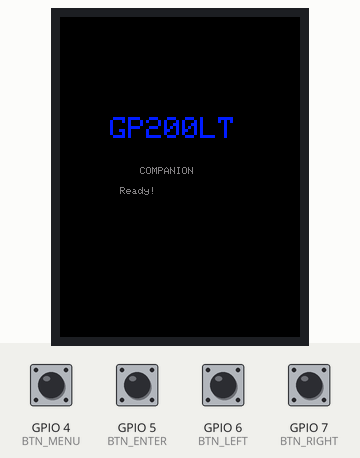
Simulated run of this program. Board: ESP32-S3. Shown: 240×320 colour display. The inputs (shaded band) are chosen by the test bench; at power-on: GPIO 4 (BTN_MENU), GPIO 5 (BTN_ENTER), GPIO 6 (BTN_LEFT), GPIO 7 (BTN_RIGHT) HIGH. MIDI output is not drawn; what the program prints to the serial monitor is not drawn.

Above: at 2.8 s.
At 5.9 s:
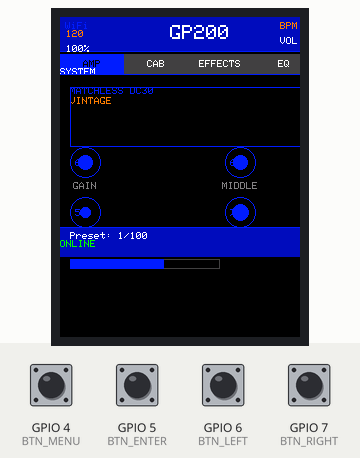
6.0 s: GPIO 4 (BTN_MENU) pulled LOW for 1 s
At 7.4 s:
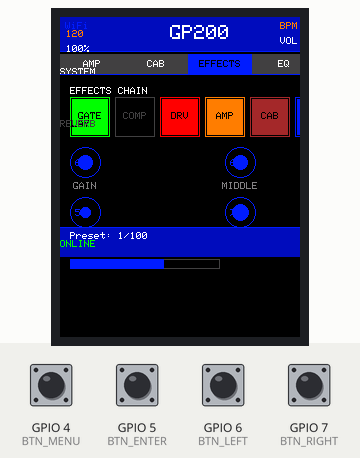
8.5 s: GPIO 4 (BTN_MENU) pulled LOW for 0.15 s
At 9.1 s:
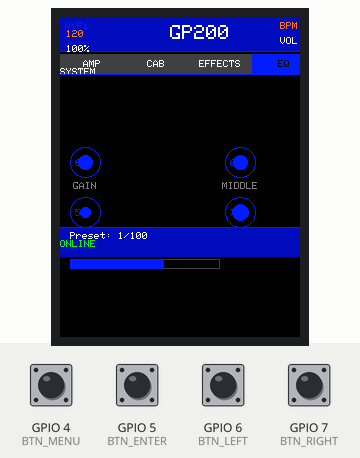
11.6 s: GPIO 7 (BTN_RIGHT) pulled LOW for 0.15 s
14.7 s: GPIO 7 (BTN_RIGHT) pulled LOW for 1 s
21.8 s: GPIO 6 (BTN_LEFT) pulled LOW for 0.15 s
Timing chart, 0 to 24.8 s (numbered marks = the images above; inputs shaded):
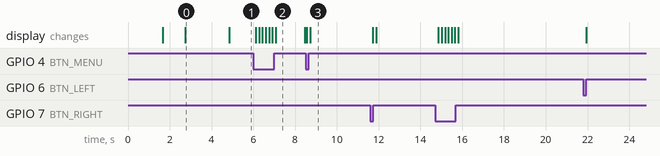

Measured:
- after the input at 6.0 s, the display: first changes after 0.12 s (image 2 shows a later state)
- after the input at 8.5 s, the display: first differs from a run without the input after 0.23 s (image 3)
- what the display in image 0 shows lasts 2.1 s, from 2.7 s to 4.8 s
- what the display in image 2 shows lasts 1.4 s, from 7.1 s to 8.5 s

The program:

main.cpp
```cpp
#include <Arduino.h>
#include <SPI.h>
#include <Adafruit_GFX.h>
#include <Adafruit_ILI9341.h>
#include <MIDI.h>
#include "config.h"

// ============================================================================
// INSTÂNCIAS
// ============================================================================
Adafruit_ILI9341 display = Adafruit_ILI9341(TFT_CS, TFT_DC, TFT_MOSI, TFT_CLK, TFT_RST, TFT_MISO);
MIDI_CREATE_INSTANCE(HardwareSerial, Serial1, MIDI);

// ============================================================================
// ESTRUTURA DE DADOS
// ============================================================================
struct EffectSlot {
  const char* name;
  uint16_t color;
  bool active;
  int x, y, width, height;
};

struct UIState {
  uint8_t currentPreset;
  uint8_t currentTab;  // 0=AMP, 1=CAB, 2=EFFECTS, 3=EQ, 4=SYSTEM
  uint8_t volume;
  uint8_t gain;
  uint8_t bass;
  uint8_t middle;
  uint8_t treble;
  uint8_t level;
  uint8_t bpm;
  bool connected;
  unsigned long lastUpdate;
};

UIState uiState = {0, 0, 100, 65, 50, 60, 70, 80, 120, true, 0};

// Chain de efeitos
EffectSlot effectChain[] = {
  {"GATE", COLOR_EFFECT_GATE, true, 10, 80, 40, 40},
  {"COMP", COLOR_EFFECT_COMP, false, 55, 80, 40, 40},
  {"DRV", COLOR_EFFECT_DRV, true, 100, 80, 40, 40},
  {"AMP", COLOR_EFFECT_AMP, true, 145, 80, 40, 40},
  {"CAB", COLOR_EFFECT_CAB, true, 190, 80, 40, 40},
  {"DELAY", COLOR_EFFECT_DELAY, true, 235, 80, 40, 40},
  {"REVERB", COLOR_EFFECT_REVERB, false, 280, 80, 40, 40}
};

const int numEffects = sizeof(effectChain) / sizeof(EffectSlot);

// ============================================================================
// PROTÓTIPOS
// ============================================================================
void initDisplay();
void initMIDI();
void initButtons();
void updateDisplay();
void drawHeader();
void drawTabs();
void drawAmpTab();
void drawEffectsChain();
void drawParameterPanel();
void drawFooter();
void handleButtons();
void sendProgramChange(uint8_t preset);
void sendControlChange(uint8_t controller, uint8_t value);
void drawBox(int x, int y, int w, int h, uint16_t color, const char* text);
void drawKnob(int x, int y, int size, uint8_t value, const char* label);

// ============================================================================
// SETUP
// ============================================================================
void setup() {
  Serial.begin(115200);
  delay(1000);

  Serial.println("\n\n╔════════════════════════════════════════╗");
  Serial.println("║   VALETON GP200LT CONTROLLER v1.0    ║");
  Serial.println("║      Display: ILI9341 (320x240)      ║");
  Serial.println("╚════════════════════════════════════════╝\n");

  initButtons();
  initDisplay();
  initMIDI();

  Serial.println("✓ System Ready!");
}

// ============================================================================
// LOOP PRINCIPAL
// ============================================================================
void loop() {
  handleButtons();

  if (MIDI.read()) {
    midi::MidiType cmd = MIDI.getType();
    uint8_t data1 = MIDI.getData1();
    uint8_t data2 = MIDI.getData2();

    Serial.printf("MIDI IN: Type=%d, Data1=%d, Data2=%d\n", cmd, data1, data2);
  }

  if (millis() - uiState.lastUpdate >= DISPLAY_UPDATE_RATE) {
    updateDisplay();
    uiState.lastUpdate = millis();
  }

  delay(10);
}

// ============================================================================
// INICIALIZAÇÃO DISPLAY
// ============================================================================
void initDisplay() {
  Serial.println("Initializing display...");

  // Resetar pino RST
  pinMode(TFT_RST, OUTPUT);
  digitalWrite(TFT_RST, HIGH);
  delay(100);
  digitalWrite(TFT_RST, LOW);
  delay(100);
  digitalWrite(TFT_RST, HIGH);
  delay(200);

  Serial.println("RST pulse complete");

  // Inicializar SPI
  SPI.begin(TFT_CLK, TFT_MISO, TFT_MOSI);
  Serial.println("SPI started");

  // Inicializar display
  display.begin();
  Serial.println("Display initialized");

  display.setRotation(0);
  display.fillScreen(COLOR_BG);

  // Teste de cor - desenhar quadrado ciano
  display.fillRect(0, 0, 50, 50, COLOR_ACCENT);
  Serial.println("Drew test rectangle");

  delay(1000);

  // Tela de splash
  display.fillScreen(COLOR_BG);

  display.setTextColor(COLOR_ACCENT);
  display.setTextSize(3);
  display.setCursor(50, 100);
  display.println("GP200LT");

  display.setTextSize(1);
  display.setTextColor(COLOR_TEXT_DIM);
  display.setCursor(80, 150);
  display.println("COMPANION");

  display.setCursor(60, 170);
  display.println("Ready!");

  delay(2000);

  Serial.println("✓ Display initialized");
}

// ============================================================================
// INICIALIZAÇÃO MIDI
// ============================================================================
void initMIDI() {
  MIDI.begin(MIDI_CHANNEL_OMNI);
  Serial.println("✓ MIDI initialized on Serial1");
}

// ============================================================================
// INICIALIZAÇÃO BOTÕES
// ============================================================================
void initButtons() {
  pinMode(BTN_LEFT, INPUT_PULLUP);
  pinMode(BTN_RIGHT, INPUT_PULLUP);
  pinMode(BTN_ENTER, INPUT_PULLUP);
  pinMode(BTN_MENU, INPUT_PULLUP);

  Serial.println("✓ Buttons initialized");
}

// ============================================================================
// ATUALIZA DISPLAY COMPLETO
// ============================================================================
void updateDisplay() {
  display.fillScreen(COLOR_BG);

  drawHeader();
  drawTabs();

  switch(uiState.currentTab) {
    case 0: drawAmpTab(); break;
    case 1: break; // CAB Tab
    case 2: drawEffectsChain(); break;
    case 3: break; // EQ Tab
    case 4: break; // SYSTEM Tab
  }

  drawParameterPanel();
  drawFooter();
}

// ============================================================================
// DESENHA CABEÇALHO
// ============================================================================
void drawHeader() {
  // Fundo do header
  display.fillRect(0, 0, SCREEN_WIDTH, HEADER_HEIGHT, COLOR_ACCENT_DARK);
  display.drawFastHLine(0, HEADER_HEIGHT - 1, SCREEN_WIDTH, COLOR_ACCENT);

  // WiFi Icon
  display.setTextColor(COLOR_ACCENT);
  display.setTextSize(1);
  display.setCursor(5, 5);
  display.print("WiFi");

  // Título central
  display.setTextColor(COLOR_TEXT);
  display.setTextSize(2);
  display.setCursor(110, 8);
  display.print("GP200");

  // BPM
  display.setTextColor(COLOR_WARN);
  display.setTextSize(1);
  display.setCursor(220, 5);
  display.printf("BPM %d", uiState.bpm);

  // Volume
  display.setTextColor(COLOR_TEXT);
  display.setCursor(220, 20);
  display.printf("VOL %d%%", uiState.volume);
}

// ============================================================================
// DESENHA ABAS (TABS)
// ============================================================================
void drawTabs() {
  const char* tabs[] = {"AMP", "CAB", "EFFECTS", "EQ", "SYSTEM"};
  int tabWidth = SCREEN_WIDTH / 5;
  int tabY = HEADER_HEIGHT + 2;

  for (int i = 0; i < 5; i++) {
    uint16_t bgColor = (i == uiState.currentTab) ? COLOR_ACCENT : COLOR_INACTIVE;
    uint16_t textColor = (i == uiState.currentTab) ? COLOR_BG : COLOR_TEXT;

    display.fillRect(i * tabWidth, tabY, tabWidth, 20, bgColor);
    display.setTextColor(textColor);
    display.setTextSize(1);

    int textLen = strlen(tabs[i]) * 6;
    int x = (i * tabWidth) + (tabWidth - textLen) / 2;
    display.setCursor(x, tabY + 6);
    display.print(tabs[i]);
  }

  // Linha divisória
  display.drawFastHLine(0, tabY + 20, SCREEN_WIDTH, COLOR_ACCENT);
}

// ============================================================================
// ABA AMP
// ============================================================================
void drawAmpTab() {
  // Seção título
  display.setTextColor(COLOR_ACCENT);
  display.setTextSize(1);
  display.setCursor(10, 70);
  display.println("MATCHLESS DC30");

  display.setTextColor(COLOR_WARN);
  display.setCursor(10, 80);
  display.println("VINTAGE");

  // Área de efeitos/chain (simplificado)
  display.drawRect(10, 70, 300, 60, COLOR_ACCENT);
}

// ============================================================================
// DESENHA CADEIA DE EFEITOS
// ============================================================================
void drawEffectsChain() {
  display.setTextColor(COLOR_TEXT);
  display.setTextSize(1);
  display.setCursor(10, 70);
  display.println("EFFECTS CHAIN");

  // Desenha cada efeito
  for (int i = 0; i < numEffects; i++) {
    EffectSlot* effect = &effectChain[i];

    uint16_t boxColor = effect->active ? effect->color : COLOR_INACTIVE;

    // Box do efeito
    display.drawRect(effect->x, effect->y, effect->width, effect->height, boxColor);

    if (effect->active) {
      display.fillRect(effect->x + 2, effect->y + 2,
                       effect->width - 4, effect->height - 4, boxColor);
      display.setTextColor(COLOR_BG);
    } else {
      display.setTextColor(boxColor);
    }

    // Nome do efeito
    display.setTextSize(1);
    int nameLen = strlen(effect->name) * 6;
    int textX = effect->x + (effect->width - nameLen) / 2;
    display.setCursor(textX, effect->y + 15);
    display.print(effect->name);
  }
}

// ============================================================================
// PAINEL DE PARÂMETROS
// ============================================================================
void drawParameterPanel() {
  int panelY = 130;
  int col1X = 10;
  int col2X = 165;
  int knobSize = 30;
  int spacing = 50;

  // Coluna esquerda
  drawKnob(col1X, panelY, knobSize, uiState.gain, "GAIN");
  drawKnob(col1X, panelY + spacing, knobSize, uiState.bass, "BASS");

  // Coluna direita
  drawKnob(col2X, panelY, knobSize, uiState.middle, "MIDDLE");
  drawKnob(col2X, panelY + spacing, knobSize, uiState.treble, "TREBLE");

  // Parâmetros inferiores
  int bottomY = panelY + spacing + spacing;
  display.setTextColor(COLOR_TEXT);
  display.setTextSize(1);

  // Level
  display.setCursor(10, bottomY);
  display.printf("LEVEL: %d", uiState.level);
  display.drawRect(10, bottomY + 12, 150, 10, COLOR_INACTIVE);
  display.fillRect(10, bottomY + 12, (uiState.level * 150) / 127, 10, COLOR_ACCENT);
}

// ============================================================================
// DESENHA KNOB (BOTÃO ROTATIVO)
// ============================================================================
void drawKnob(int x, int y, int size, uint8_t value, const char* label) {
  // Círculo externo
  display.drawCircle(x + size/2, y + size/2, size/2, COLOR_ACCENT);

  // Preenchimento do valor
  int fillSize = (size * value) / 127;
  display.fillCircle(x + size/2, y + size/2, fillSize/2, COLOR_ACCENT);

  // Rótulo
  display.setTextColor(COLOR_TEXT_DIM);
  display.setTextSize(1);
  int labelLen = strlen(label) * 6;
  display.setCursor(x + size/2 - labelLen/2, y + size + 5);
  display.print(label);

  // Valor
  display.setTextColor(COLOR_ACCENT);
  display.setCursor(x + size/2 - 10, y + size/2 - 3);
  display.printf("%d", value);
}

// ============================================================================
// RODAPÉ
// ============================================================================
void drawFooter() {
  int footerY = SCREEN_HEIGHT - FOOTER_HEIGHT;

  // Fundo
  display.fillRect(0, footerY, SCREEN_WIDTH, FOOTER_HEIGHT, COLOR_ACCENT_DARK);
  display.drawFastHLine(0, footerY, SCREEN_WIDTH, COLOR_ACCENT);

  // Informações
  display.setTextColor(COLOR_TEXT);
  display.setTextSize(1);
  display.setCursor(10, footerY + 5);
  display.printf("Preset: %d/%d", uiState.currentPreset + 1, PRESET_MAX + 1);

  // Status conexão
  uint16_t statusColor = uiState.connected ? COLOR_SUCCESS : COLOR_DANGER;
  display.setTextColor(statusColor);
  display.setCursor(280, footerY + 5);
  display.print(uiState.connected ? "ONLINE" : "OFFLINE");
}

// ============================================================================
// BOX GENÉRICO
// ============================================================================
void drawBox(int x, int y, int w, int h, uint16_t color, const char* text) {
  display.drawRect(x, y, w, h, color);
  display.setTextColor(color);
  display.setTextSize(1);

  int textLen = strlen(text) * 6;
  int textX = x + (w - textLen) / 2;
  int textY = y + (h / 2) - 4;
  display.setCursor(textX, textY);
  display.print(text);
}

// ============================================================================
// ENVIAR PROGRAM CHANGE (Mudança de Preset)
// ============================================================================
void sendProgramChange(uint8_t preset) {
  MIDI.sendProgramChange(preset, 1);  // Canal 1
  Serial.printf("MIDI OUT: Program Change = %d (Channel 1)\n", preset);
}

// ============================================================================
// ENVIAR CONTROL CHANGE (Parâmetros)
// ============================================================================
void sendControlChange(uint8_t controller, uint8_t value) {
  MIDI.sendControlChange(controller, value, 1);  // Canal 1
  Serial.printf("MIDI OUT: CC #%d = %d (Channel 1)\n", controller, value);
}

// ============================================================================
// TRATAMENTO DE BOTÕES
// ============================================================================
void handleButtons() {
  static unsigned long lastPress[4] = {0, 0, 0, 0};

  // Botão LEFT - Preset anterior
  if (digitalRead(BTN_LEFT) == LOW && millis() - lastPress[0] > DEBOUNCE_TIME) {
    if (uiState.currentPreset > 0) {
      uiState.currentPreset--;
      sendProgramChange(uiState.currentPreset);
      Serial.printf("↓ Preset: %d\n", uiState.currentPreset);
    }
    lastPress[0] = millis();
  }

  // Botão RIGHT - Próximo preset
  if (digitalRead(BTN_RIGHT) == LOW && millis() - lastPress[1] > DEBOUNCE_TIME) {
    if (uiState.currentPreset < PRESET_MAX) {
      uiState.currentPreset++;
      sendProgramChange(uiState.currentPreset);
      Serial.printf("↑ Preset: %d\n", uiState.currentPreset);
    }
    lastPress[1] = millis();
  }

  // Botão ENTER - Select
  if (digitalRead(BTN_ENTER) == LOW && millis() - lastPress[2] > DEBOUNCE_TIME) {
    Serial.println("✓ Select pressed");
    sendControlChange(7, uiState.volume);  // CC 7 = Volume
    lastPress[2] = millis();
  }

  // Botão MENU - Próxima aba
  if (digitalRead(BTN_MENU) == LOW && millis() - lastPress[3] > DEBOUNCE_TIME) {
    uiState.currentTab = (uiState.currentTab + 1) % 5;
    Serial.printf("→ Tab: %d\n", uiState.currentTab);
    lastPress[3] = millis();
  }
}
```

config.h
```cpp
#ifndef CONFIG_H
#define CONFIG_H

// ============================================================================
// CONFIGURAÇÃO DE PINOS - ESP32-S3
// ============================================================================

// Display ILI9341 (SPI)
#define TFT_CS 10
#define TFT_DC 8
#define TFT_RST 9
#define TFT_MOSI 11
#define TFT_CLK 12
#define TFT_MISO 13

// Botões de entrada
#define BTN_LEFT 6      // Botão Esquerda (PREV)
#define BTN_RIGHT 7     // Botão Direita (NEXT)
#define BTN_ENTER 5     // Botão Enter (SELECT)
#define BTN_MENU 4      // Botão Menu

// Encoder rotativo (opcional)
#define ENC_A 3
#define ENC_B 2
#define ENC_BTN 1

// Potenciômetro analógico
#define POT_VOLUME A0
#define POT_PARAM1 A1
#define POT_PARAM2 A2

// MIDI Serial
#define MIDI_SERIAL Serial1  // RX2(16), TX2(17)
#define MIDI_BAUDRATE 115200

// ============================================================================
// CORES TEMA PROFISSIONAL (RGB565)
// ============================================================================

#define COLOR_BG 0x0000              // Preto puro
#define COLOR_ACCENT 0x00FF          // Ciano brilhante
#define COLOR_ACCENT_DARK 0x0077     // Ciano escuro
#define COLOR_ACTIVE 0xF800          // Vermelho
#define COLOR_INACTIVE 0x4208        // Cinza escuro
#define COLOR_TEXT 0xFFFF            // Branco
#define COLOR_TEXT_DIM 0x8410        // Branco fraco
#define COLOR_SUCCESS 0x07E0         // Verde
#define COLOR_WARN 0xFBE0            // Amarelo
#define COLOR_DANGER 0xF800          // Vermelho

// Cores para efeitos
#define COLOR_EFFECT_GATE 0x07E0     // Verde
#define COLOR_EFFECT_COMP 0x00FF     // Ciano
#define COLOR_EFFECT_DRV 0xF800      // Vermelho
#define COLOR_EFFECT_AMP 0xFBE0      // Amarelo
#define COLOR_EFFECT_CAB 0xA145      // Marrom
#define COLOR_EFFECT_DELAY 0x00FF    // Ciano
#define COLOR_EFFECT_REVERB 0xA81F   // Magenta

// ============================================================================
// CONSTANTES DE INTERFACE
// ============================================================================

#define SCREEN_WIDTH 320
#define SCREEN_HEIGHT 240

#define HEADER_HEIGHT 35
#define FOOTER_HEIGHT 30
#define CONTENT_HEIGHT (SCREEN_HEIGHT - HEADER_HEIGHT - FOOTER_HEIGHT)

// Posições
#define HEADER_Y 0
#define CONTENT_Y HEADER_HEIGHT
#define FOOTER_Y (SCREEN_HEIGHT - FOOTER_HEIGHT)

// ============================================================================
// DEBOUNCE E TIMING
// ============================================================================

#define DEBOUNCE_TIME 50      // ms
#define BUTTON_HOLD_TIME 500  // ms
#define DISPLAY_UPDATE_RATE 50  // ms
#define MIDI_POLL_RATE 10     // ms

// ============================================================================
// LIMITES E RANGES
// ============================================================================

#define PRESET_MIN 0
#define PRESET_MAX 99
#define VOLUME_MIN 0
#define VOLUME_MAX 127
#define PARAM_MIN 0
#define PARAM_MAX 127

#define BPM_MIN 40
#define BPM_MAX 240

#endif // CONFIG_H
```
